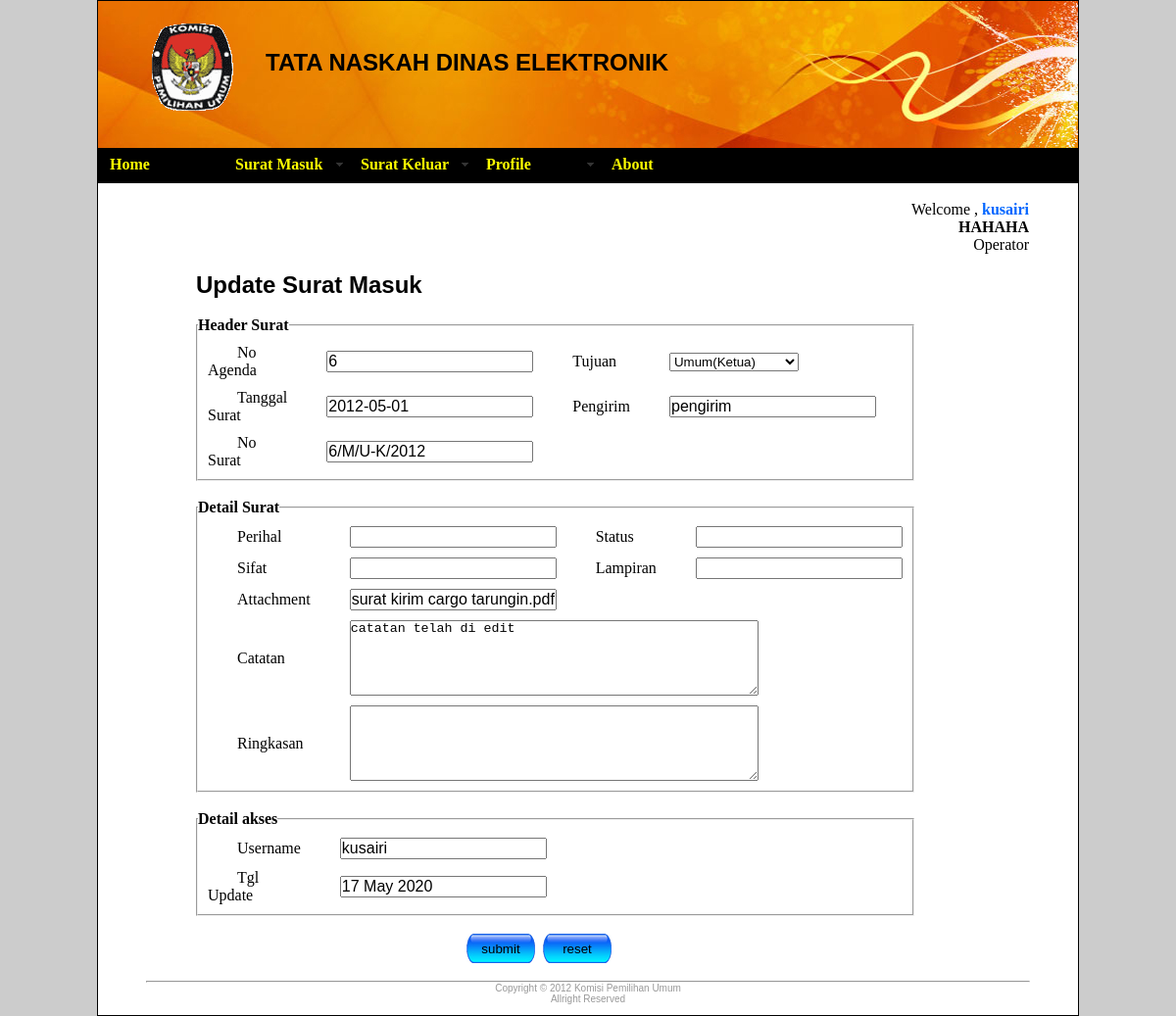
The page /index.php?link=surat_masuk/updatesuratmasuk&id=6 (signed in) on the database its author committed.
### tables this page shows
CREATE TABLE IF NOT EXISTS `surat_masuk` (
  `no_agenda_sm` int(11) NOT NULL auto_increment,
  `no_surat_masuk` varchar(45) default NULL,
  `tgl_surat` date default NULL,
  `perihal` varchar(45) default NULL,
  `tujuan` varchar(45) default NULL,
  `pengirim` varchar(45) default NULL,
  `status` varchar(45) default NULL,
  `sifat` varchar(45) default NULL,
  `ringkasan` varchar(300) default NULL,
  `lampiran` varchar(45) default NULL,
  `attachment` varchar(100) default NULL,
  `catatan` varchar(200) default NULL,
  `id_user` varchar(45) default NULL,
  `tgl_update` varchar(45) default NULL,
  `otoritas` varchar(45) default NULL,
  `tgl_persetujuan` datetime default NULL,
  `ip_address` varchar(45) NOT NULL,
  `flag` varchar(1) NOT NULL,
  PRIMARY KEY  (`no_agenda_sm`)
);

### surat_masuk/updatesuratmasuk.php (the view, shortened to what this page needs)
<div id="tampung" style="width:800px;text-align:justify; margin-left:0px;" align="left" >
<div style="float:left;" id="Paneleft">
<h2> Update Surat Masuk </h2>
<?php
	echo "<br>";
	$id = $_GET['id'];
	$tampil = mysqli_query($conn,"select * from surat_masuk where no_agenda_sm = $id");
	$tampil2 = mysqli_fetch_array($tampil);
?>
<form action="../proses/acteditsuratmasuk.php" method="post" enctype="multipart/form-data" name="sm">
<fieldset>
<legend> <h4>Header Surat</h4> </legend>
<table width="700" style="text-indent:30px;" border="0" cellspacing="10">
<tr>
	<td>No Agenda</td>
    <td><input type="text" readonly="readonly" name="no_agenda" value="<?php echo $tampil2['no_agenda_sm']; ?>"/>
    </td>
    <td>Tujuan</td>
    <td>
    <select name="tujuan" onchange="getnsm()">
    	<optgroup label="default">
    	<option value="<?php echo $tampil2['tujuan']; ?>"><?php echo $tampil2['tujuan']; ?></option>
        </optgroup>
    </select>
    </td>
</tr>
<tr>
	<td>Tanggal Surat</td>
    <td>
    <input type="text" class="tanggal" name="tanggal_surat" value="<?php echo $tampil2['tgl_surat']?>" onchange="getnsm()"/>
    </td>
    <td>
   		Pengirim
    </td>
    <td><input type="text" name="pengirim" required value="<?php echo $tampil2['pengirim']?>"/></td>
</tr>
<tr>
	<td>No Surat</td>
    <td><input type="text" name="no_surat" readonly="readonly" value="<?php echo $tampil2['no_surat_masuk']?>"/></td>
</tr>
</table>
</fieldset>
<br />
<fieldset>
<legend> <h4>Detail Surat</h4> </legend>
<table width="700" style="text-indent:30px;" border="0" cellspacing="10">
<tr>
	<td>Perihal</td>
    <td><input type="text" name="perihal" value="<?php echo $tampil2['perihal']?>"/></td>
    <td>Status</td>
    <td><input type="text" name="status" value="<?php echo $tampil2['status']?>"/></td>
</tr>
<tr>
	<td>Sifat</td>
    <td>
    	<input type="text" name="sifat" value="<?php echo $tampil2['sifat']?>"/>
    </td>
    <td>Lampiran</td>
    <td><input type="text" name="lampiran" value="<?php echo $tampil2['lampiran']?>"/></td>
</tr>
<tr>
	<td>Attachment</td>
    <td><input type="text" name="attachment" value="<?php echo $tampil2['attachment']?>" readonly="readonly"/></td>
</tr>
<tr>
	<td>Catatan <br /></td>
    <td colspan="3"><textarea name="catatan" cols="50" rows="5"><?php echo $tampil2['catatan']?></textarea></td>
</tr>
<tr>
	<td>Ringkasan <br /></td>
    <td colspan="3"><textarea name="ringkasan" cols="50" rows="5"><?php echo $tampil2['ringkasan']?></textarea></td>
</tr>
</table>
</fieldset>
<br />
<fieldset>
	<legend><h4>Detail akses</h4></legend>
    <table width="350" style="text-indent:30px;" border="0" cellspacing="10">
    <tr>
	<td>Username</td>
    <td><input type="text" name="username" readonly="readonly" value="<?php echo $_SESSION['user']?>"/></td>
    </tr>
    <tr>
    <td>Tgl Update</td>
    <td><input type="text" name="tgl_update" readonly="readonly" value="<?php echo date('d M Y')?>"/></td>
	</tr>
    </table>
</fieldset>
<br />
<div align="center" style="width:700px;">
    <input type="submit" id="button" value="submit" />&nbsp;
    <input type="button" id="button" value="reset" onclick="reset()"/>
</div>
</form>
<br />
</div>
</div>

### style/operator.css (style rules this page uses)
* { margin:0; padding:0 }
body { background-color:#CCC; }
input[type="text"] { font-size:16px; }
#button { background-image:url(../image/button.jpg); width:70px; height:30px; border:hidden; cursor:pointer; }

### rows shown on the page
surat_masuk: no_agenda "6", tujuan "Umum(Ketua)", tanggal_surat "2012-05-01", pengirim "pengirim", no_surat "6/M/U-K/2012", attachment "surat kirim cargo tarungin.pdf", catatan "catatan telah di edit"

### other values the page prints
$_SESSION['user'] "kusairi"
$_SESSION['nama'] "HAHAHA"
$_SESSION['akses'] "Operator"
